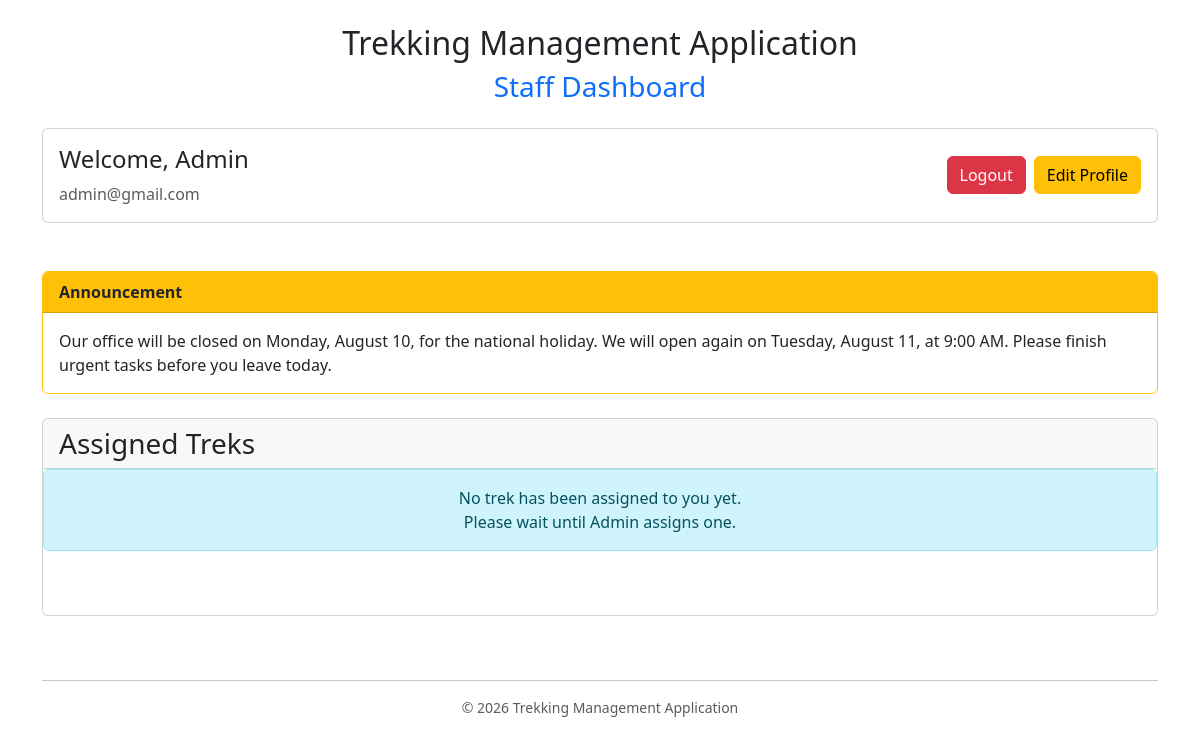
Page /staff (signed in) on the committed database.
### models.py (models this page shows)
class User(db.Model):
    __tablename__ = "users"
    id = db.Column(db.Integer, primary_key = True)
    name = db.Column(db.String(100), nullable = False)
    email = db.Column(db.String(120), unique=True , nullable= False)
    password = db.Column(db.String(120), nullable = False)
    role = db.Column(db.String(20), nullable = False)
    approved = db.Column(db.Boolean, default = False)
    blacklisted = db.Column(db.Boolean, default = False)
    active = db.Column(db.Boolean, default=True)

class Announcement(db.Model):
    __tablename__ = "announcements"
    id = db.Column(db.Integer, primary_key=True)
    message = db.Column(db.String(500), nullable=False)

### app.py (the view)
@app.route("/staff")
def staff():
    if session.get("role") == "user":
        return redirect("/login")
    user_id = session["user_id"]
    staff = User.query.get(user_id)
    treks = Trek.query.filter_by(staff_id = user_id).all()
    announcement = Announcement.query.first()
    return render_template("staff_dashboard.html" , staff=staff, treks=treks, announcement=announcement, back_url="/staff")

### templates/staff_dashboard.html (shortened to what this page needs)
<!DOCTYPE html>
<html>
<head>
    <link href="https://cdn.jsdelivr.net/npm/bootstrap@5.3.7/dist/css/bootstrap.min.css" rel="stylesheet">
</head>
<body class = "container mt-4">
<div class="text-center mb-4">
    <h2>Trekking Management Application</h2>
    <h3 class="text-primary">Staff Dashboard</h3>
</div>
<div class="card mb-4">
    <div class="card-body d-flex justify-content-between align-items-center">
        <div>
            <h4>Welcome, {{ staff.name }}</h4>
            <p class="text-muted mb-0">{{ staff.email }}</p>
        </div>
        <div class="d-flex gap-2">
        <a href="/logout" class=" btn btn-danger">
            Logout</a>
        <a href="/edit_profile" class="btn btn-warning">Edit Profile</a>
        </div>
    </div>
</div>
<br>
{% if announcement %}
<div class="card border-warning mb-4">
    <div class="card-header bg-warning"><strong>Announcement</strong>
    </div>
    <div class="card-body">{{ announcement.message }}
    </div>
</div>
{% endif %}
<div class="card mb-4">
    <div class="card-header">
        <h3 class="mb-0">Assigned Treks
        </h3>
    </div>
        {% if treks %}
        <div class="card-body">
                <table class="table table-bordered table-hover table-striped shadow-sm">
                <thead class="table-dark">
                    <tr>
                        <th>Name</th>
                        <th>Location</th>
                        <th>Difficulty</th>
                        <th>Duration</th>
                        <th>Available Slots</th>
                        <th>Status</th>
                        <th>Action</th>
                    </tr>
                    {% for trek in treks%}
                    <tr>
                        <td>{{ trek.name}}</td>
                        <td>{{ trek.location}}</td>
                        <td>{{ trek.difficulty}}</td>
                        <td>{{trek.duration}}</td>
                        <td>{{ trek.available_slots}}</td>
                        <td>{{ trek.status }}</td>
                        <td>
                            <a href="/trek_bookings/{{ trek.id }}"
                            class="btn btn-info btn-sm">View
                            </a>
                            {% if trek.status == "Open" %}
                                <a href="/start_trek/{{ trek.id }}"
                                class="btn btn-success btn-sm">
                                Start</a>
                            {% elif trek.status == "Started" %}
                                <a href="/complete_trek/{{ trek.id }}"
                                class="btn btn-warning btn-sm">Complete</a>
                            {% else %}
                                Completed
                            {% endif %}
                        </td>
                    </tr>
                    {% endfor %}
                </table>
                {% else %}
                    <div class="alert alert-info text-center">
                        No trek has been assigned to you yet.
                        <br>
                        Please wait until Admin assigns one.
        </div>
        {% endif %}
        <br><br>
</div>
<br>
<hr>
<footer class="text-center text-muted small">
    <p class="mb-1">
    © 2026 Trekking Management Application</p>
</footer>
</body>
</html>

### rows in the picture
User: name "Admin", email "admin@gmail.com"
Announcement: message "Our office will be closed on Monday, August 10, for the national holiday. We will open again on Tuesday, August 11, at 9:00 AM. Please finish urgent tasks before you leave today."
